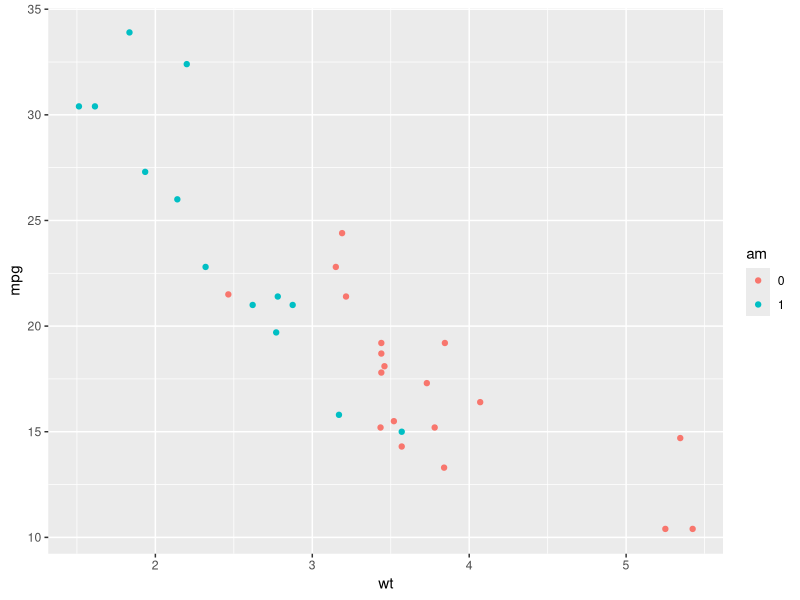

Write the R code that produced this figure.
## ---- chunk 1
library(ggplot2)
data(mtcars)
mtcars$am<-as.factor(mtcars$am)
ggplot( data = mtcars,  aes_string("wt", "mpg",colour="am")) + geom_point()

